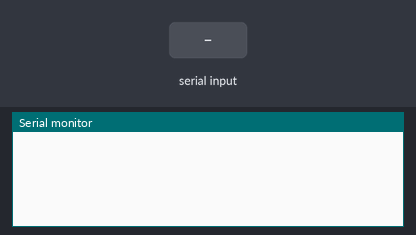
This sketch was run on a simulated Arduino Uno, built with avr-gcc and run on an emulated ATmega328P. Parts: the last lines printed to the serial monitor. The test bench sets the inputs (shaded band).

Above: at 1.2 s.
1.3 s: "90,45\n" received over Serial
At 2.1 s:
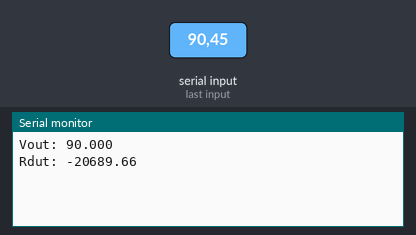
2.8 s: "30,150\n" received over Serial
At 3.3 s:
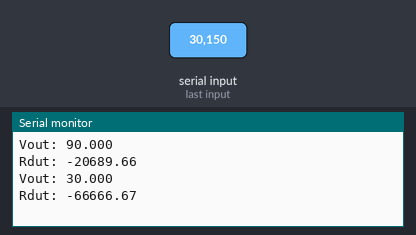

The sketch:

CalibrationFormula_V2.ino
```cpp
const float R2 = 200000; // R2 in ohms
const float Vin = 12.0;  // Vin in volts
const float Vref = 3.0;  // Vref in volts


void setup() {
  Serial.begin(9600);
}

void loop() {
  if (Serial.available() > 0) {
      float Vout = Serial.readStringUntil('\n').toFloat();
      float Rdut = calculateRdut(Vin, Vref, Vout, R2);
      Serial.print("Vout: ");
      Serial.println(Vout,3);
      Serial.print("Rdut: ");
      Serial.println(Rdut);
  }
}

float calculateRdut(float Vin, float Vref, float Vout, float R2) {
  return (R2 * (Vin - Vref)) / (Vref - Vout);
}
```

Measured:
- after the input at 1.3 s, the serial monitor: prints a new line at once (image 1)
- after the input at 2.8 s, the serial monitor: prints a new line at once (image 2)
